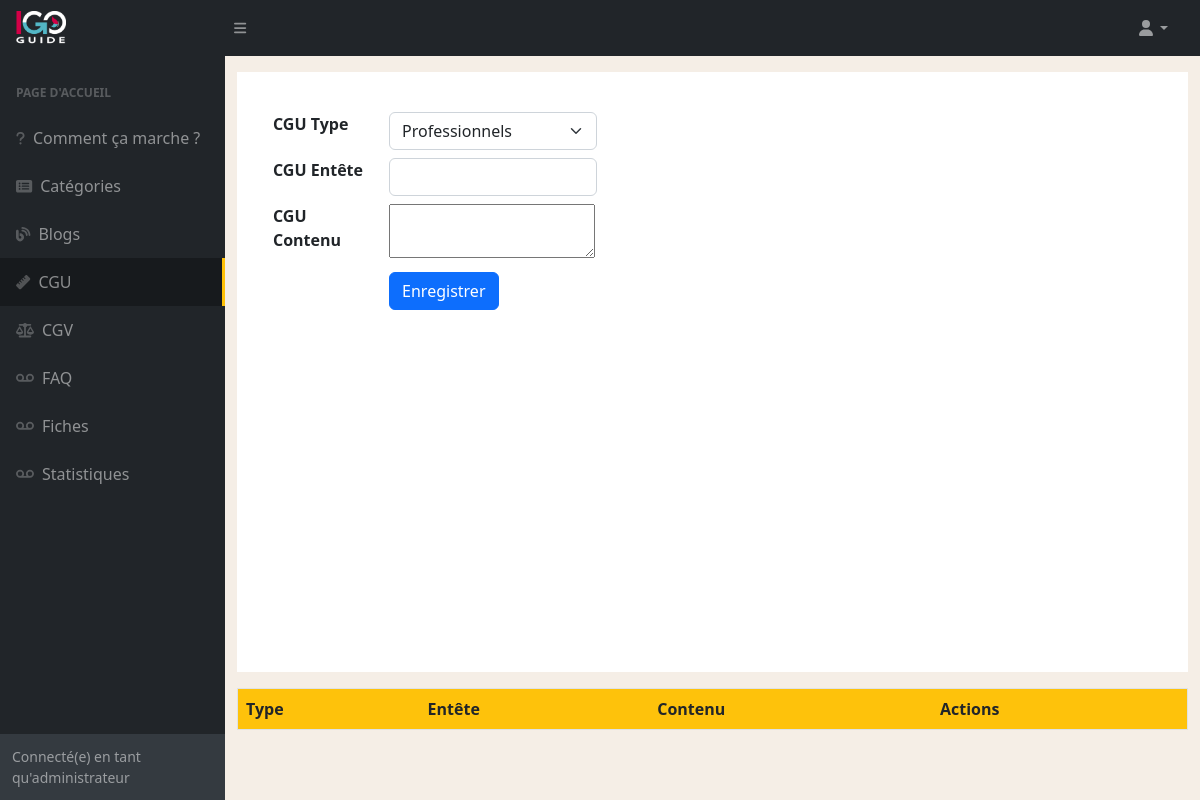
Page /index.php/dashboard/cgu on the earlier database version.
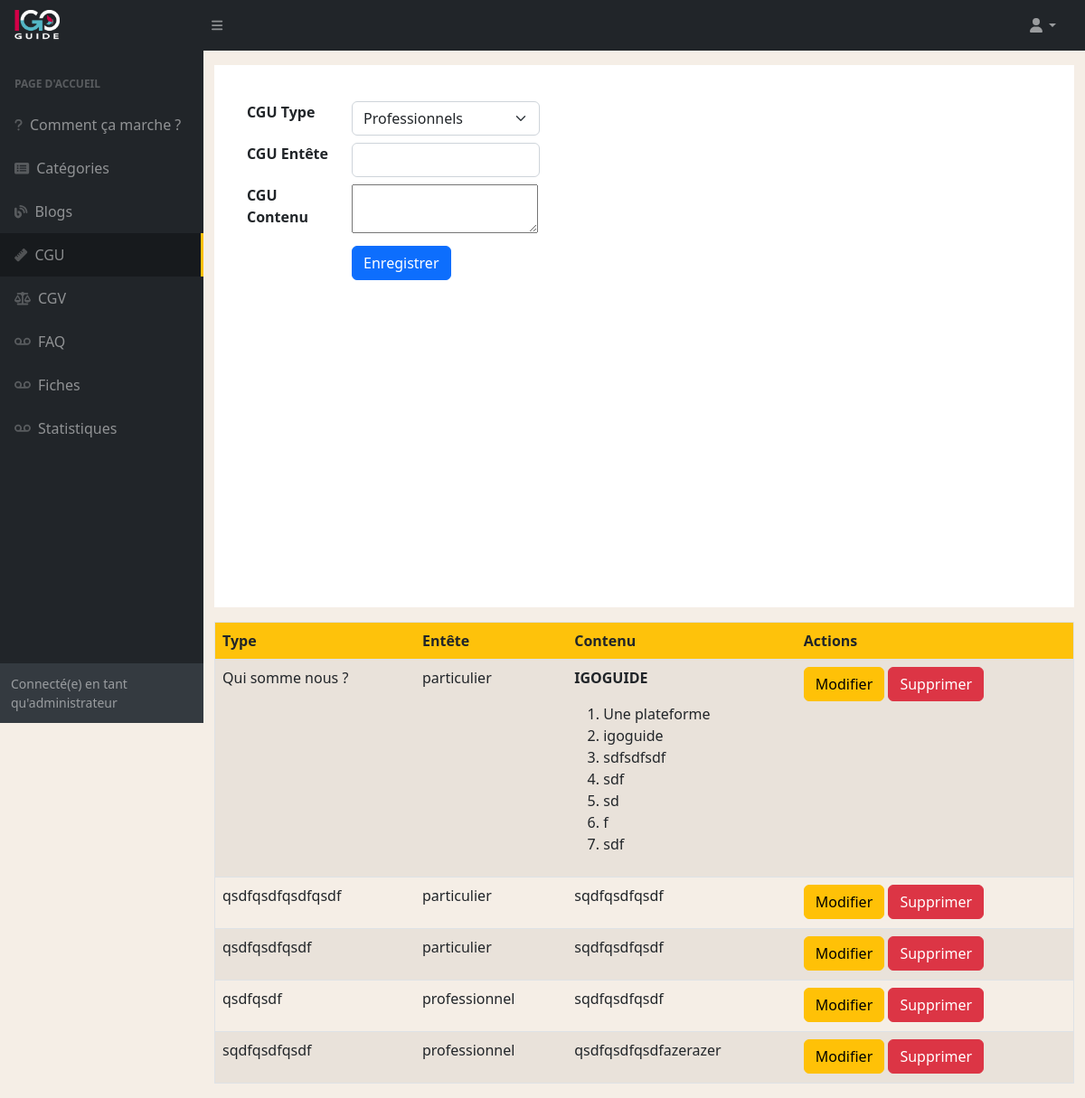
Same page on the later database version.
### tables this page shows
CREATE TABLE IF NOT EXISTS `cgu` (
  `cgu_id` int NOT NULL AUTO_INCREMENT,
  `cgu_type` varchar(20) NOT NULL,
  `cgu_entete` text NOT NULL,
  `cgu_contenu` text NOT NULL,
  PRIMARY KEY (`cgu_id`)
);

### application/controllers/Dashboard.php (called while the page is built, shortened)
<?php
    class Dashboard extends CI_Controller {
        public function __construct()
        {
            $this->load->model('FrontModel','front') ;
        }
        public function cgu() {
            $this->load->view("dashboard/cgu",["cgu" => $this->front->getCGU(),"su" => $this->front->getSU() ,]) ;
        }
    }

### index.php (called while the page is built, shortened)
<?php
require_once BASEPATH.'core/CodeIgniter.php';

### application/core/database/QueryBuilder.php (called while the page is built, shortened)
<?php
class QueryBuilder{
    protected $db;
    protected $query;
    protected $queryType;
    public function __construct(Database $db)
    {
        $this->db = $db->getConnection();
    }
    public function select($table)
    {
        $table = htmlspecialchars(trim($table));
		$this->query = "SELECT * FROM " . $table;
        $this->queryType = "select";
		return $this;
    }
    public function order($param)
	{
		$this->query .= " ORDER BY ";
		$listeOrder = "";
		foreach ($param as $key => $value) {
			$listeOrder .= $key . " " . $value . ",";
		}
		$listeOrder = trim($listeOrder, ",");
		$this->query .= $listeOrder;
		return $this;
	}
    public function execute(array $params = null)
    {
        $response = false;
        $req = null;
        try {
            $req = $this->db->prepare($this->query);
            $response = $req->execute($params);
        } catch (PDOException $e) {
            die($e->getMessage());
        }
        if($this->queryType === "select") {
            return $req->fetchAll(PDO::FETCH_OBJ);
        }
        return $response;
    }
}

### application/core/database/Database.php (called while the page is built, shortened)
<?php
class Database{
    private $pdo;
    public function __construct($config = null)
    {
        $dns = 'mysql:host='. $config["db_host"] .';port='. $config["db_port"] .';dbname=' . $config["db_name"];
        try {
            $this->pdo = new PDO($dns, $config["db_user"], $config["db_password"],self::OPTIONS);
        } catch (PDOException $e) {
            die($e->getMessage());
        }
    }
    public function getConnection()
    {
        return $this->pdo;
    }
}

### application/models/FrontModel.php (called while the page is built, shortened)
<?php
    class FrontModel extends CI_Model
    {
        public function getCGU() {
            return DB::select("cgu")
                       ->order(["cgu_id" => "ASC"])
                       ->execute(null) ;
        }
    }

### application/views/dashboard/cgu.php (the view, shortened to what the changed rows need)
<!DOCTYPE html>
<html lang="en">
<head>
    <link href="https://cdn.jsdelivr.net/npm/simple-datatables@7.1.2/dist/style.min.css" rel="stylesheet" />
    <link href="<?php echo base_url() ?>publics/dashboard/css/styles.css" rel="stylesheet" />
    <link href="<?php echo base_url() ?>publics/dashboard/css/dashboard.css" rel="stylesheet" />
</head>
<body class="sb-nav-fixed" style="background-color: #f5eee6;">
    <div id="layoutSidenav">
        <div id="layoutSidenav_content">
            <main>
                <div class="container-fluid px-4">
                    <div class="row">
                        <table class="border mt-3 table table-striped">
                            <thead style="background-color:#fec20b;">
                                <tr>
                                    <th>Type</th>
                                    <th>Entête</th>
                                    <th>Contenu</th>
                                    <th>Actions</th>
                                </tr>
                            </thead>
                            <tbody>
                                <?php if (isset($cgu)) : ?>
                                    <?php for ($i = 0; $i < count($cgu); $i++) : ?>
                                        <tr>
                                            <td><?php echo $cgu[$i]->cgu_entete; ?></td>
                                            <td><?php echo $cgu[$i]->cgu_type; ?></td>
                                            <td><?php echo $cgu[$i]->cgu_contenu; ?></td>
                                            <td>
                                                <a href="#" class="btn btn-warning" data-bs-toggle="modal" data-bs-target="#myModal<?php echo $cgu[$i]->cgu_id ?>">Modifier</a>
                                                <a href="<?= base_url(); ?>Dashboard/dropCGU/<?php echo $cgu[$i]->cgu_id ?>" class="btn btn-danger">Supprimer</a>
                                            </td>
                                        </tr>
                                    <?php endfor; ?>
                                <?php endif; ?>
                            </tbody>
                        </table>
                    </div>
            </main>
        </div>
    </div>
</body>
</html>

Differences in the rows shown:
added cgu: cgu_entete "Qui somme nous ?", cgu_type "particulier", cgu_contenu "IGOGUIDE Une plateforme igoguide sdfsdfsdf sdf sd f sdf"
added cgu: cgu_entete "qsdfqsdfqsdfqsdf", cgu_type "particulier", cgu_contenu "sqdfqsdfqsdf"
added cgu: cgu_entete "qsdfqsdfqsdf", cgu_type "particulier", cgu_contenu "sqdfqsdfqsdf"
added cgu: cgu_entete "qsdfqsdf", cgu_type "professionnel", cgu_contenu "sqdfqsdfqsdf"
added cgu: cgu_entete "sqdfqsdfqsdf", cgu_type "professionnel", cgu_contenu "qsdfqsdfqsdfazerazer"
